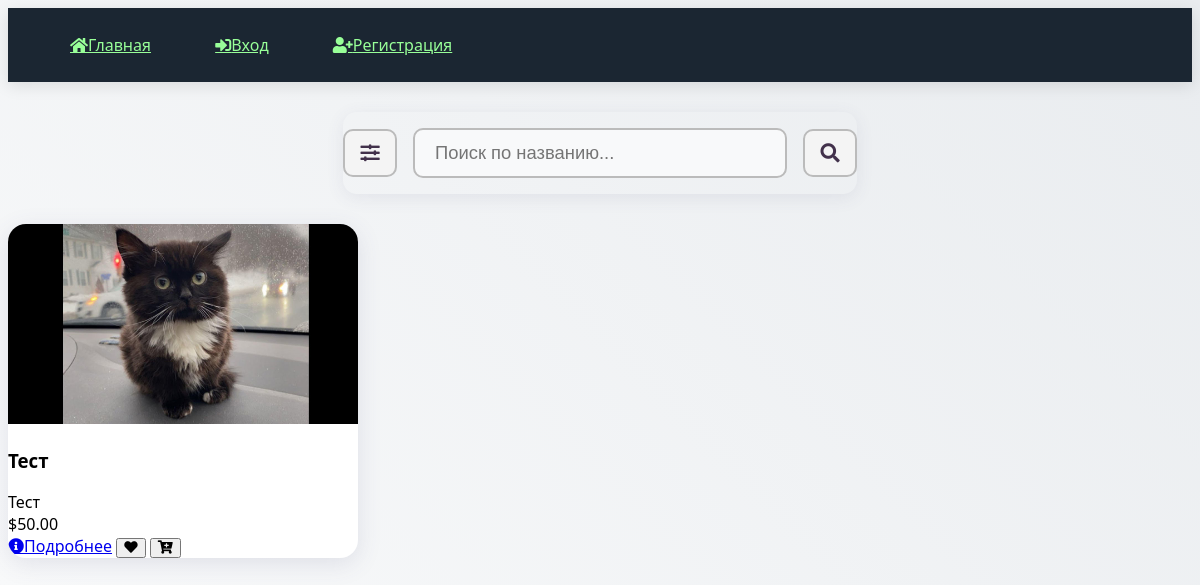
The app's page /, older data.
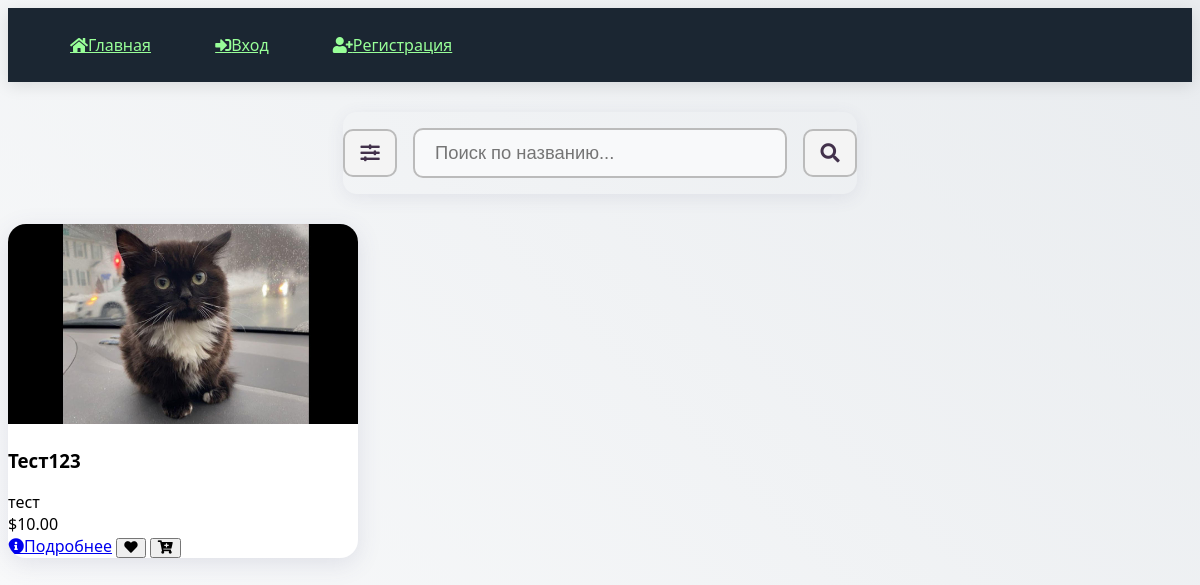
The same page, newer data.
### models.py (models this page shows)
class Product(db.Model):
    id = db.Column(db.Integer, primary_key=True)
    name = db.Column(db.String(100))
    description = db.Column(db.Text)
    price = db.Column(db.Float)
    image = db.Column(db.String(100))

### app.py (the view, shortened to what this page needs)
@app.route('/', methods=['GET', 'POST'])
def index():
    form = SearchForm()
    page = request.args.get('page', 1, type=int)
    per_page = 8
    query = Product.query
    products = query.paginate(page=page, per_page=per_page, error_out=False)
    def url_for_page(page):
        args = request.args.copy()
        args['page'] = page
        return url_for('index', **args)
    return render_template('index.html',
                           products=products,
                           form=form,
                           url_for_page=url_for_page)

### forms.py
class SearchForm(FlaskForm):
    search = StringField('Поиск по названию')
    min_price = StringField('Минимальная цена')
    max_price = StringField('Максимальная цена')
    category = SelectField('Категория', choices=[
        ('all', 'Все категории')
    ])
    brand = SelectField('Бренд', choices=[
        ('all', 'Все бренды')
    ])
    sort_by = SelectField('Сортировка', choices=[
        ('name_asc', 'По названию (А-Я)'),
        ('name_desc', 'По названию (Я-А)'),
        ('price_asc', 'Сначала дешевле'),
        ('price_desc', 'Сначала дороже')
    ])
    submit = SubmitField('Применить')

### templates/index.html (shortened to what this page needs)
{% extends "base.html" %}
{% block content %}
<div class="search-bar-wrapper">
    <form method="POST" action="{{ url_for('index') }}" class="search-bar">
        <button type="button" id="toggleFilters" class="btn-profile-secondary" title="Фильтры">
            <i class="fas fa-sliders-h"></i>
        </button>
        {{ form.search(class="form-control", placeholder="Поиск по названию...") }}
        <button type="submit" class="btn-profile-secondary" title="Найти">
            <i class="fas fa-search"></i>
        </button>
    </form>
</div>
<div class="col-md-9">
    <div class="row">
        {% for product in products %}
            <div class="col-md-12">
    <div class="product-card position-relative">
        <div class="card-header text-center" style="background: none; border: none;">
            <img src="{{ url_for('static', filename=product.image) }}" alt="{{ product.name }}" class="product-image" style="max-height:200px; object-fit:contain; margin:auto;">
        </div>
        <div class="card-body">
            <h3 class="product-name">{{ product.name }}</h3>
            <div class="product-description">{{ product.description }}</div>
            <div class="price-block">
                <span class="price-amount">${{ '%.2f'|format(product.price) }}</span>
            </div>
            <div class="product-actions">
                <a href="{{ url_for('product', id=product.id) }}" class="btn btn-details">
                    <i class="fas fa-info-circle"></i> Подробнее
                </a>
                {% if current_user.is_authenticated %}
                    <form action="{{ url_for('add_to_favourite', product_id=product.id) }}" method="POST" style="display:inline;">
                        <button type="submit" class="btn btn-favourite" title="В избранное">
                            <i class="fas fa-heart"></i>
                        </button>
                    </form>
                    <form action="{{ url_for('add_to_cart', id=product.id) }}" method="POST" style="display:inline;">
                        <button type="submit" class="btn btn-cart" title="В корзину">
                            <i class="fas fa-cart-plus"></i>
                        </button>
                    </form>
                {% else %}
                    <button class="btn btn-favourite" onclick="window.location='{{ url_for('login') }}'" title="В избранное">
                        <i class="fas fa-heart"></i>
                    </button>
                    <button class="btn btn-cart" onclick="window.location='{{ url_for('login') }}'" title="В корзину">
                        <i class="fas fa-cart-plus"></i>
                    </button>
                {% endif %}
            </div>
        </div>
    </div>
</div>
{% endfor %}
{% endblock %}

Row changes from the older to the newer data that the page shows:
changed Product: name "Тест" → "Тест123"; description "Тест" → "тест"; price "50.00" → "10.00"
